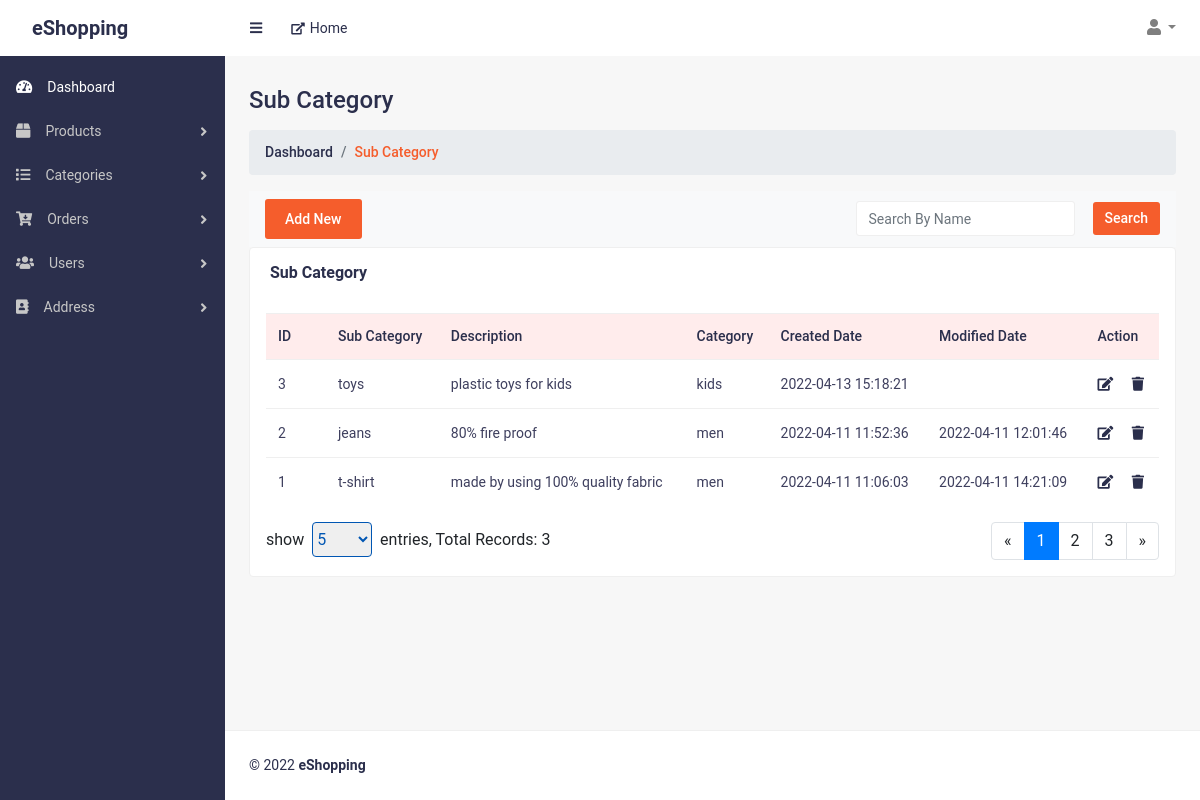
Before: /sub_category.php (signed in) with the older database file.
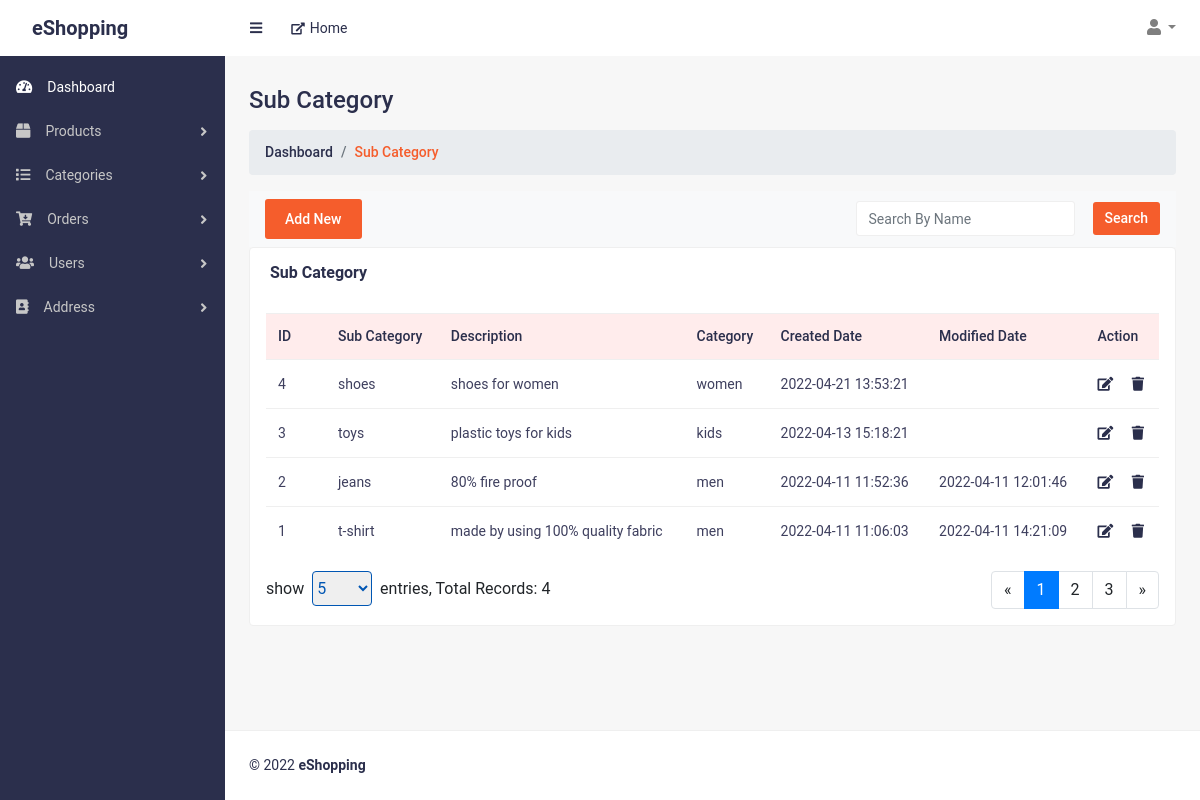
After: the same page with the newer database file.
### tables this page shows
CREATE TABLE `subcategory` (
  `id` int(11) NOT NULL,
  `categoryId` int(11) NOT NULL,
  `subCatName` varchar(50) NOT NULL,
  `subCatDesc` varchar(150) NOT NULL,
  `modifiedDate` datetime DEFAULT NULL,
  `createdDate` datetime DEFAULT NULL,
  `status` tinyint(2) NOT NULL DEFAULT 0
);

CREATE TABLE `category` (
  `id` int(11) NOT NULL,
  `catName` varchar(50) NOT NULL,
  `catDesc` varchar(150) NOT NULL,
  `modifiedDate` datetime DEFAULT NULL,
  `createdDate` datetime DEFAULT NULL,
  `status` tinyint(2) NOT NULL DEFAULT 0
);

### handler/dbHandler.php (called while the page is built, shortened)
<?php
class DBConnection
{
    private $hostname = "localhost";
    private $username = "root";
    private $password = "";
    private $database = "eshopping";
    private $conn;
    function __construct()
    {
        $this->conn = new mysqli($this->hostname, $this->username, $this->password, $this->database);
    }
    function getConnection()
    {
        return $this->conn;
    }
}

### handler/categoryHandler.php (called while the page is built, shortened)
<?php
require_once("dbHandler.php");
class CategoryHandler extends DBConnection
{
    function TotalSubCategory($search)
    {
        $search_ = ($search == '') ? 1 : "subCatName LIKE '%" . $search . "%'";
        $sql = "SELECT COUNT(*) AS total FROM subcategory JOIN category ON category.id=subcategory.categoryId WHERE $search_ AND category.status=0 AND subcategory.status=0";
        $result = $this->getConnection()->query($sql);
        if ($result && $result->num_rows > 0) {
            return $result->fetch_assoc()["total"];
        }
        return 0;
    }
    function getSubCategory($search, $page, $show)
    {
        $search_ = ($search == '') ? 1 : "subCatName LIKE '%" . $search . "%'";
        $sql = "SELECT subcategory.*, category.catName FROM subcategory JOIN category ON category.id=subcategory.categoryId WHERE $search_ AND category.status=0 AND subcategory.status=0 ORDER BY subcategory.id DESC LIMIT $page, $show";
        $result = $this->getConnection()->query($sql);
        $records = [];
        if ($result->num_rows > 0) {
            while ($row = $result->fetch_assoc()) {
                array_push($records, $row);
            }
        } else {
            $records = [];
        }
        return $records;
    }
}

### sub_category.php (the view, shortened to what the changed rows need)
<?php
require("./handler/categoryHandler.php");
$obj = new CategoryHandler();
$currntPage = 1;
$showRecords = 5;
$search = '';
$totalRecords = $obj->TotalSubCategory($search);
$categories = $obj->getSubCategory($search, (($currntPage - 1) * $showRecords), $showRecords);
?>
<!DOCTYPE html>
<html lang="en">
<head>
    <link href="css/styles.css" rel="stylesheet">
    <link href="css/admin-style.css" rel="stylesheet">
    <link href="vendor/bootstrap/css/bootstrap.min.css" rel="stylesheet">
    <link href="vendor/fontawesome-free/css/all.min.css" rel="stylesheet">
</head>
<body class="sb-nav-fixed">
    <div id="layoutSidenav">
        <div id="layoutSidenav_content">
            <main>
                <div class="container-fluid">
                    <h2 class="mt-30 page-title">Sub Category</h2>
                    <div class="row justify-content-between">
                        <div class="col-lg-12 col-md-12">
                            <div class="card card-static-2 mb-30">
                                <div class="card-body-table px-3">
                                    <div class="table-responsive">
                                        <table class="table ucp-table table-hover">
                                            <thead>
                                                <tr>
                                                    <th style="width:60px">ID</th>
                                                    <th>Sub Category</th>
                                                    <th>Description</th>
                                                    <th>Category</th>
                                                    <th>Created Date</th>
                                                    <th>Modified Date</th>
                                                    <th>Action</th>
                                                </tr>
                                            </thead>
                                            <tbody>
                                                <?php
                                                if (count($categories) > 0) {
                                                    foreach ($categories as $cat) {
                                                ?>
                                                        <tr>
                                                            <td><?= $cat["id"] ?></td>
                                                            <td><?= $cat["subCatName"] ?></td>
                                                            <td><?= $cat["subCatDesc"] ?></td>
                                                            <td><?= $cat["catName"] ?></td>
                                                            <td><?= $cat["createdDate"] ?></td>
                                                            <td><?= $cat["modifiedDate"] ?></td>
                                                            <td class="action-btns">
                                                                <a href="add_sub_category.php?edit=<?= $cat["id"] ?>" style="cursor: pointer;" class="edit-btn"><i class="fas fa-edit"></i></a>&nbsp;
                                                                <a href="./handler/requestHandler.php?dSubCategory=<?= $cat["id"] ?>" style="cursor: pointer;" class="edit-btn deleteRow"><i class="fas fa-trash"></i></a>
                                                            </td>
                                                        </tr>
                                                <?php
                                                    }
                                                } else {
                                                    echo "<tr><td colspan=5>No Record Found!!</td></tr>";
                                                }
                                                ?>
                                            </tbody>
                                        </table>
                                        <div class="div-pagination mt-3 d-flex justify-content-between">
                                            <div class="page-select">
                                                show&nbsp;
                                                <select style="height: 35px; width:60px; border:1px solid #0056b3; color:#0056b3; border-radius:4px" name="" id="show-record">
                                                    <?php
                                                    foreach ([5, 10, 25, 50] as $rec) {
                                                        $selected = '';
                                                        if ($rec == $showRecords) {
                                                            $selected = "selected";
                                                        }
                                                        echo "<option value='$rec' $selected>$rec</option>";
                                                    }
                                                    ?>
                                                </select>&nbsp;&nbsp;entries, Total Records: <span id="totalrecords"><?= $totalRecords ?></span>
                                            </div>
                                            <div>
                                                <nav aria-label="Page navigation example">
                                                    <ul class="pagination">
                                                        <?php
                                                        for ($i = $currntPage; $i <= $currntPage + 2; $i++) {
                                                            $active = "";
                                                            $disabled = '';
                                                            if ($i == $currntPage) {
                                                                $active = "active";
                                                            }
                                                            if (ceil($totalRecords / $showRecords) < $i) {
                                                                $disabled = "disabled";
                                                            }
                                                            echo '<li class="page-item ' . $active . '"><a class="page-link ' . $disabled . '">' . $i . '</a></li>';
                                                        }
                                                        ?>
                                                    </ul>
                                                </nav>
                                            </div>
                                        </div>
                                    </div>
                                </div>
                            </div>
                        </div>
                    </div>
                </div>
            </main>
        </div>
    </div>
</body>
</html>

Changed rows visible on the page:
added subcategory: id "4", subCatName "shoes", subCatDesc "shoes for women", categoryId.catName "women", createdDate "2022-04-21 13:53:21"
Other visible differences:
$totalRecords: "3" → "4"
